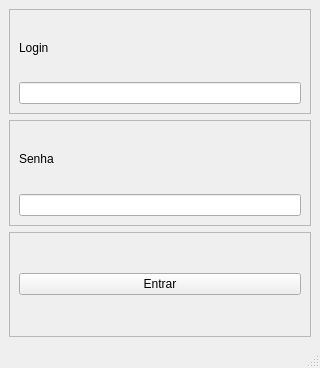
<?xml version="1.0" encoding="UTF-8"?>
<ui version="4.0">
 <class>principalLogin</class>
 <widget class="QMainWindow" name="principalLogin">
  <property name="geometry">
   <rect>
    <x>0</x>
    <y>0</y>
    <width>320</width>
    <height>368</height>
   </rect>
  </property>
  <property name="minimumSize">
   <size>
    <width>320</width>
    <height>368</height>
   </size>
  </property>
  <property name="maximumSize">
   <size>
    <width>320</width>
    <height>368</height>
   </size>
  </property>
  <property name="windowTitle">
   <string>MainWindow</string>
  </property>
  <widget class="QWidget" name="centralwidget">
   <layout class="QVBoxLayout" name="verticalLayout_3">
    <item>
     <widget class="QFrame" name="frame_login">
      <property name="frameShape">
       <enum>QFrame::StyledPanel</enum>
      </property>
      <property name="frameShadow">
       <enum>QFrame::Raised</enum>
      </property>
      <layout class="QVBoxLayout" name="verticalLayout">
       <item>
        <widget class="QLabel" name="l_login">
         <property name="text">
          <string>Login</string>
         </property>
        </widget>
       </item>
       <item>
        <widget class="QLineEdit" name="le_login"/>
       </item>
      </layout>
     </widget>
    </item>
    <item>
     <widget class="QFrame" name="frame_senha">
      <property name="frameShape">
       <enum>QFrame::StyledPanel</enum>
      </property>
      <property name="frameShadow">
       <enum>QFrame::Raised</enum>
      </property>
      <layout class="QVBoxLayout" name="verticalLayout_2">
       <item>
        <widget class="QLabel" name="l_senha">
         <property name="text">
          <string>Senha</string>
         </property>
        </widget>
       </item>
       <item>
        <widget class="QLineEdit" name="le_senha"/>
       </item>
      </layout>
     </widget>
    </item>
    <item>
     <widget class="QFrame" name="frame_entrar">
      <property name="frameShape">
       <enum>QFrame::StyledPanel</enum>
      </property>
      <property name="frameShadow">
       <enum>QFrame::Raised</enum>
      </property>
      <layout class="QGridLayout" name="gridLayout">
       <item row="0" column="0">
        <widget class="QPushButton" name="btn_entrar">
         <property name="text">
          <string>Entrar</string>
         </property>
        </widget>
       </item>
      </layout>
     </widget>
    </item>
   </layout>
  </widget>
  <widget class="QStatusBar" name="statusbar"/>
 </widget>
 <resources/>
 <connections/>
</ui>
